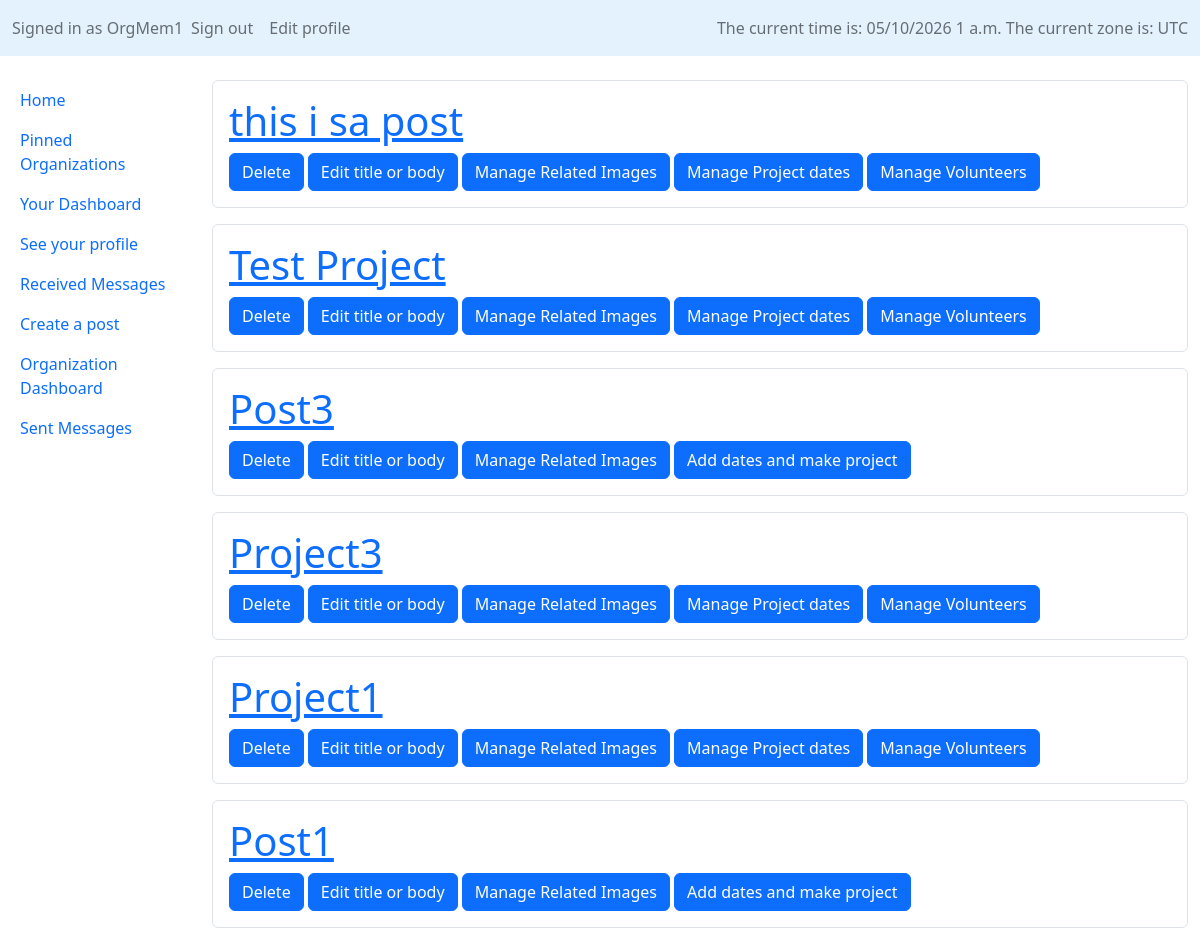
The app's page /Forum/manage_posts (signed in), older data.
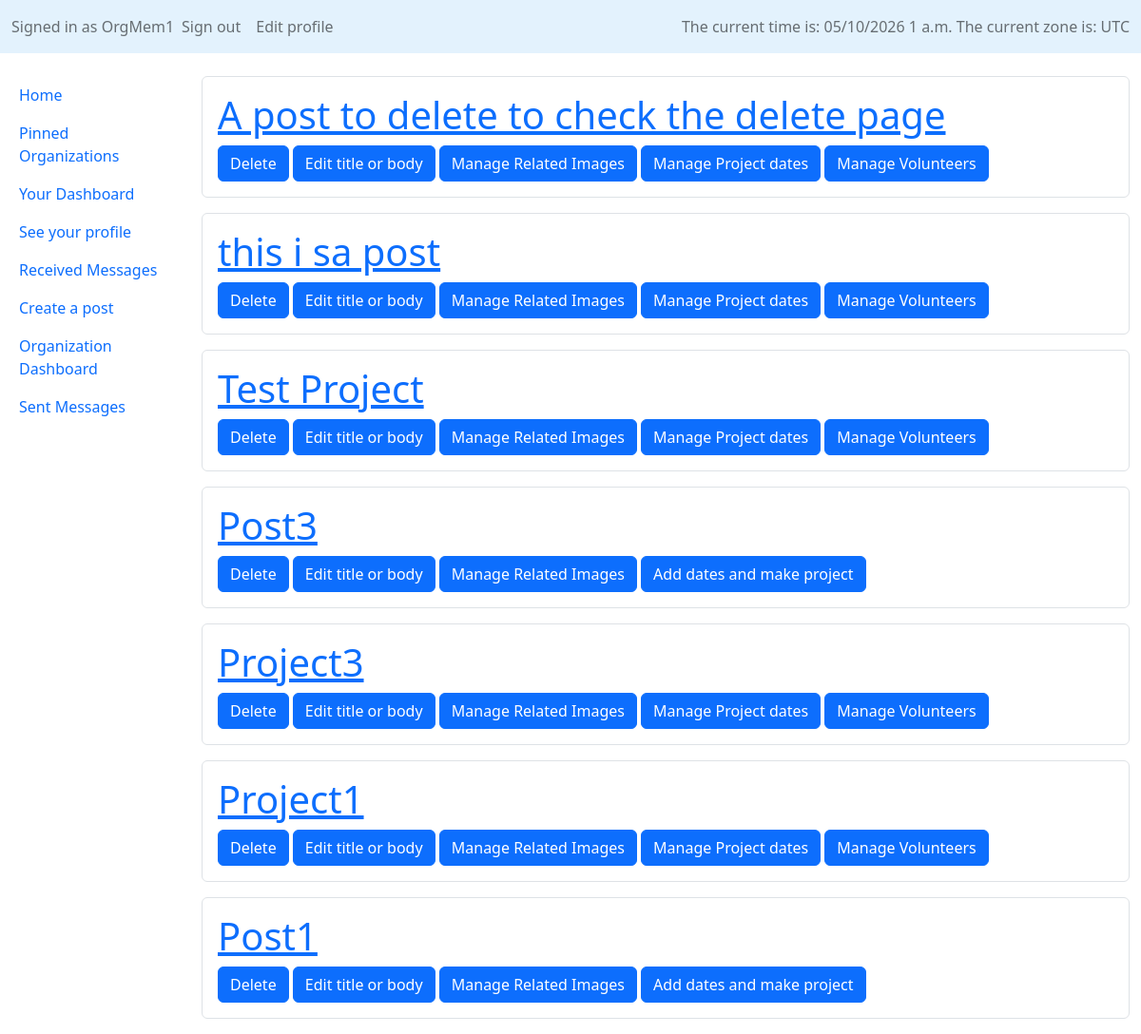
The same page, newer data.
### Forum/models.py (models this page shows, shortened)
class Post(models.Model):
    title = models.CharField(max_length=150)
    body = models.TextField(null=False, blank=False)
    timestamp = models.DateTimeField(auto_now_add=True, blank=True, null=True)
    is_project = models.BooleanField(default=False, null=False, blank=False, verbose_name="Make this a project")
    author = models.ForeignKey(Profile, on_delete=models.SET_NULL, null=True, related_name='written_posts')
    organization = models.ForeignKey(Organization, on_delete=models.CASCADE, null=True, related_name='our_posts')
    @property
    def get_volunteer_search_form(self):
        if self.is_project:
            EVENT_CHOICES = []
            for event in self.project_times.all():
                if event.open:
                    date_str = format_date(event.date, "j N Y")
                    time_str = format_time(event.time, 'g:i a')
                    EVENT_CHOICES.append((event.pk, f"{date_str} at {time_str}"))
            return VolunteerSearchForm(EVENT_CHOICES, prefix=self.pk)

### Forum/views.py (the view)
# urls.py: path("manage_posts", permission_required("Forum.can_post")(views.ManagePostsView.as_view()), name="manage_posts_view"),
class ManagePostsView(ListView):
    model = Post
    template_name = "Forum/dash_pages/org_posts.html"
    def get_queryset(self, *args, **kwargs):
        queryset = super(ManagePostsView, self).get_queryset(*args, **kwargs)
        current_profile = Profile.objects.get(pk=self.request.user.pk)
        return queryset.filter(organization=current_profile.membership).order_by("-timestamp")

### Forum/templates/Forum/dash_pages/org_posts.html (shortened to what this page needs)
{% extends "Forum/layouts/sidebar_layout.html" %}
{% load crispy_forms_tags %}
{% load static %}
{% block body %}
    {% for post in post_list %}
    <div class="bar-in rounded structure border mb-3 p-3">
        <h1><a href="{% url 'detail_view' pk=post.pk %}">{{ post.title }}</a></h1>
        <a class="btn btn-primary" href="{% url 'delete_post' pk=post.pk %}"> Delete </a>
        <a class="btn btn-primary" href="{% url 'change_post' pk=post.pk %}"> Edit title or body </a>
        <a class="btn btn-primary" href="{% url 'manage_imgs' post_pk=post.pk %}"> Manage Related Images </a>
        <a class="btn btn-primary" href="{% url 'manage_events' post_pk=post.pk %}">
            {% if post.is_project %}
                Manage Project dates
            {% else %}
                Add dates and make project
            {% endif %}
        </a>
        {% if post.is_project %}
        <button type="button" class="btn btn-primary" onclick="toggle_form(this, {{post.pk}})" value="Hidden">Manage Volunteers</button>
        {% endif %}
    </div>
    {% empty %}
        <p> Looks like {{ post.organization.name }} has no posts. </p>
    {% endfor %}
{% endblock %}

Row changes from the older to the newer data that the page shows:
added Post: title "A post to delete to check the delete page", is_project "Manage Project dates"
